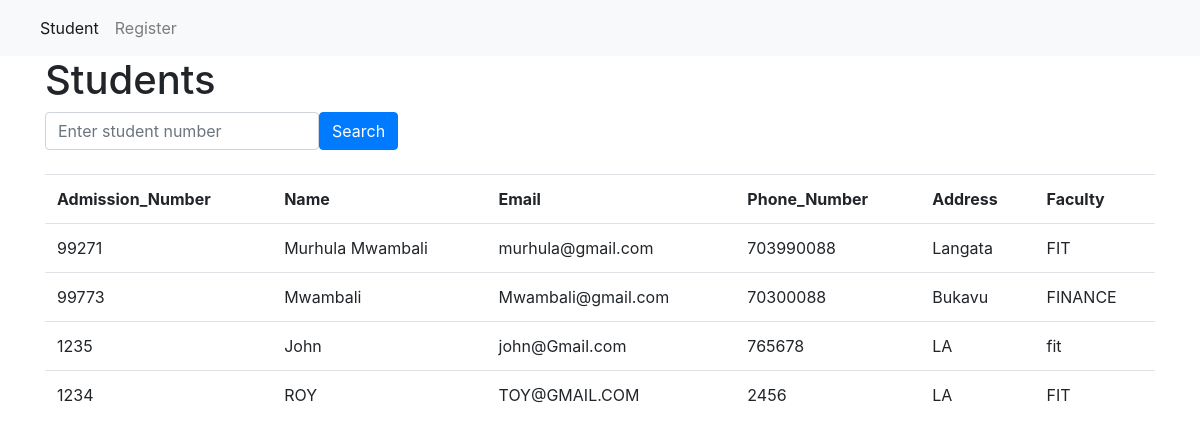
The page / on the database its author committed.
### tables this page shows
CREATE TABLE students(
	id INTEGER PRIMARY KEY AUTOINCREMENT,
	Admission_number INTEGER NOT NULL,
	Name Text NOT NULL,
	Email Text NOT NULL,
	Phone_Number INTEGER NOT NULL,
	Address Text NOT NULL,
	Faculty Text Not NULL
);

### server.py (the view)
@app.route('/')
def index():
	conn = connection()
	students = conn.execute('SELECT * FROM students').fetchall()
	conn.close()
	return render_template('index.html', students=students)

### server.py (called while the page is built)
def connection():
	conn = sqlite3.connect('database.db')
	conn.row_factory = sqlite3.Row
	return conn

### templates/index.html
{% extends 'base.html' %}
{% block content %}
    <h1>{% block title %} Students {% endblock %}</h1>
    <form method="get" class="form-inline">
    <input type="text" placeholder="Enter student number" name="student_number" class="form-control" required>
    <input type="submit" value="Search" class="btn btn-primary">
    </form><br>
    <table class="table table-hover">
    	<tr class ="success">
    		<th>Admission_Number</th>
    		<th>Name</th>
    		<th>Email</th>
    		<th>Phone_Number</th>
    		<th>Address</th>
    		<th>Faculty</th>
    	</tr>
    	{% for student in students %}
    	<a href="#">
    		<tr>
				<td>{{student['Admission_Number']}}</td>
				<td>{{student['Name']}}</td>
				<td>{{student['Email']}}</td>
				<td>{{student['Phone_Number']}}</td>
				<td>{{student['Address']}}</td>
				<td>{{student['Faculty']}}</td>
			</tr>
        {% endfor %}
    </table>
{% endblock %}

### templates/base.html (shortened to what this page needs)
<!doctype html>
<html lang="en">
  <head>
    <link rel="stylesheet" href="https://stackpath.bootstrapcdn.com/bootstrap/4.3.1/css/bootstrap.min.css">
  </head>
  <body>
    <nav class="navbar navbar-expand-md navbar-light bg-light">
        <div class="collapse navbar-collapse" id="navbarNav">
            <ul class="navbar-nav">
            <li class="nav-item active">
                <a class="nav-link" href="{{url_for('index')}}">Student</a>
            </li>
            <li class="nav-item">
                <a class="nav-link" href="{{url_for('register')}}">Register</a>
            </ul>
        </div>
    </nav>
    <div class="container">
        {% block content %} {% endblock %}
    </div>
  </body>
</html>

### rows shown on the page
students: Admission_Number "99271", Name "Murhula Mwambali", Email "murhula@gmail.com", Phone_Number "703990088", Address "Langata", Faculty "FIT"
students: Admission_Number "99773", Name "Mwambali", Email "Mwambali@gmail.com", Phone_Number "70300088", Address "Bukavu", Faculty "FINANCE"
students: Admission_Number "1235", Name "John", Email "john@Gmail.com", Phone_Number "765678", Address "LA", Faculty "fit"
students: Admission_Number "1234", Name "ROY", Email "TOY@GMAIL.COM", Phone_Number "2456", Address "LA", Faculty "FIT"
